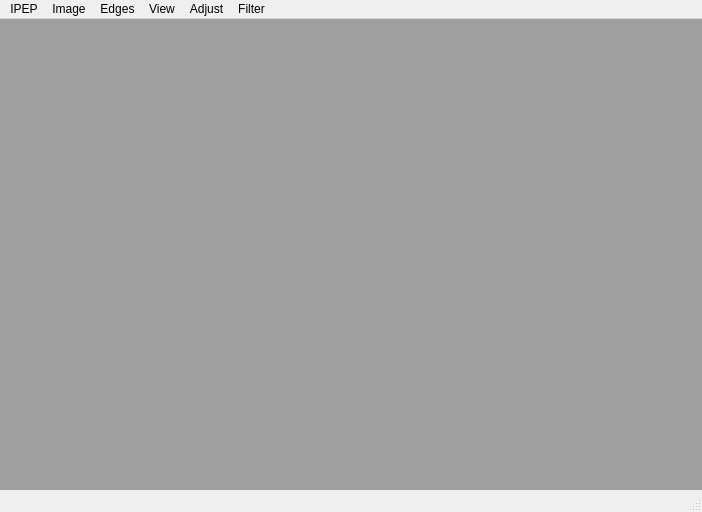
<?xml version="1.0" encoding="UTF-8"?>
<ui version="4.0">
 <class>MainWindow</class>
 <widget class="QMainWindow" name="MainWindow">
  <property name="geometry">
   <rect>
    <x>0</x>
    <y>0</y>
    <width>702</width>
    <height>512</height>
   </rect>
  </property>
  <property name="windowTitle">
   <string>MainWindow</string>
  </property>
  <widget class="QWidget" name="ImageWidget">
   <widget class="QMdiArea" name="mdiArea">
    <property name="geometry">
     <rect>
      <x>0</x>
      <y>0</y>
      <width>1280</width>
      <height>720</height>
     </rect>
    </property>
   </widget>
  </widget>
  <widget class="QMenuBar" name="menuBar">
   <property name="geometry">
    <rect>
     <x>0</x>
     <y>0</y>
     <width>702</width>
     <height>21</height>
    </rect>
   </property>
   <widget class="QMenu" name="menuIPEP">
    <property name="title">
     <string>IPEP</string>
    </property>
    <addaction name="actionOpenImage"/>
    <addaction name="actionSaveImage"/>
    <addaction name="separator"/>
    <addaction name="actionQuit"/>
   </widget>
   <widget class="QMenu" name="menuImage">
    <property name="title">
     <string>Image</string>
    </property>
    <addaction name="actionHeight"/>
    <addaction name="actionWidth"/>
   </widget>
   <widget class="QMenu" name="menuEdges">
    <property name="title">
     <string>Edges</string>
    </property>
    <addaction name="actionHorizontalEdges"/>
    <addaction name="actionVerticalEdges"/>
    <addaction name="actionSobel"/>
    <addaction name="actionLaplacian"/>
   </widget>
   <widget class="QMenu" name="menuView">
    <property name="title">
     <string>View</string>
    </property>
    <addaction name="actionZoomIn"/>
    <addaction name="actionZoomOut"/>
    <addaction name="actionResize"/>
    <addaction name="actionRotate"/>
    <addaction name="actionHorizontalFlip"/>
    <addaction name="actionVerticalFlip"/>
   </widget>
   <widget class="QMenu" name="menuAdjust">
    <property name="title">
     <string>Adjust</string>
    </property>
    <addaction name="actionIncreaseBrightness"/>
    <addaction name="actionDecreaseBrightness"/>
    <addaction name="actionGrayScale"/>
    <addaction name="actionGammaCorrection"/>
    <addaction name="actionNegative"/>
    <addaction name="actionRGB"/>
    <addaction name="actionRGBSwap"/>
   </widget>
   <widget class="QMenu" name="menuFilter">
    <property name="title">
     <string>Filter</string>
    </property>
    <addaction name="actionLowPass"/>
    <addaction name="actionHighPass"/>
    <addaction name="actionHeavyBlur"/>
    <addaction name="actionLightBlur"/>
   </widget>
   <addaction name="menuIPEP"/>
   <addaction name="menuImage"/>
   <addaction name="menuEdges"/>
   <addaction name="menuView"/>
   <addaction name="menuAdjust"/>
   <addaction name="menuFilter"/>
  </widget>
  <widget class="QStatusBar" name="statusBar"/>
  <action name="actionOpenImage">
   <property name="text">
    <string>Open Image</string>
   </property>
  </action>
  <action name="actionSaveImage">
   <property name="text">
    <string>Save Image</string>
   </property>
  </action>
  <action name="actionQuit">
   <property name="text">
    <string>Quit</string>
   </property>
  </action>
  <action name="actionHeight">
   <property name="text">
    <string>Height</string>
   </property>
  </action>
  <action name="actionWidth">
   <property name="text">
    <string>Width</string>
   </property>
  </action>
  <action name="actionHorizontalEdges">
   <property name="text">
    <string>Horizontal Edges</string>
   </property>
  </action>
  <action name="actionVerticalEdges">
   <property name="text">
    <string>Vertical Edges</string>
   </property>
  </action>
  <action name="actionSobel">
   <property name="text">
    <string>Sobel</string>
   </property>
  </action>
  <action name="actionLaplacian">
   <property name="text">
    <string>Laplacian</string>
   </property>
  </action>
  <action name="actionZoomIn">
   <property name="text">
    <string>Zoom In</string>
   </property>
   <property name="shortcut">
    <string>+</string>
   </property>
  </action>
  <action name="actionZoomOut">
   <property name="text">
    <string>Zoom Out</string>
   </property>
   <property name="shortcut">
    <string>-</string>
   </property>
  </action>
  <action name="actionResize">
   <property name="text">
    <string>Resize</string>
   </property>
  </action>
  <action name="actionRotate">
   <property name="text">
    <string>Rotate</string>
   </property>
  </action>
  <action name="actionHorizontalFlip">
   <property name="text">
    <string>Horizontal Flip </string>
   </property>
  </action>
  <action name="actionVerticalFlip">
   <property name="text">
    <string>Vertical Flip</string>
   </property>
  </action>
  <action name="actionIncreaseBrightness">
   <property name="text">
    <string>Increase Brightness</string>
   </property>
   <property name="shortcut">
    <string>Ctrl+A</string>
   </property>
  </action>
  <action name="actionGrayScale">
   <property name="text">
    <string>GrayScale</string>
   </property>
  </action>
  <action name="actionGammaCorrection">
   <property name="text">
    <string>Gamma Correction</string>
   </property>
  </action>
  <action name="actionNegative">
   <property name="text">
    <string>Negative</string>
   </property>
  </action>
  <action name="actionLowPass">
   <property name="text">
    <string>LowPass</string>
   </property>
  </action>
  <action name="actionHighPass">
   <property name="text">
    <string>High Pass</string>
   </property>
  </action>
  <action name="actionHeavyBlur">
   <property name="text">
    <string>Heavy Blur</string>
   </property>
  </action>
  <action name="actionLightBlur">
   <property name="text">
    <string>Light Blur</string>
   </property>
  </action>
  <action name="actionRGB">
   <property name="text">
    <string>RGB</string>
   </property>
  </action>
  <action name="actionRGBSwap">
   <property name="text">
    <string>RGBSwap</string>
   </property>
  </action>
  <action name="actionDecreaseBrightness">
   <property name="text">
    <string>Decrease Brightness</string>
   </property>
   <property name="shortcut">
    <string>Ctrl+Z</string>
   </property>
  </action>
 </widget>
 <layoutdefault spacing="6" margin="11"/>
 <resources/>
 <connections>
  <connection>
   <sender>actionQuit</sender>
   <signal>triggered()</signal>
   <receiver>MainWindow</receiver>
   <slot>close()</slot>
   <hints>
    <hint type="sourcelabel">
     <x>-1</x>
     <y>-1</y>
    </hint>
    <hint type="destinationlabel">
     <x>253</x>
     <y>223</y>
    </hint>
   </hints>
  </connection>
 </connections>
</ui>
